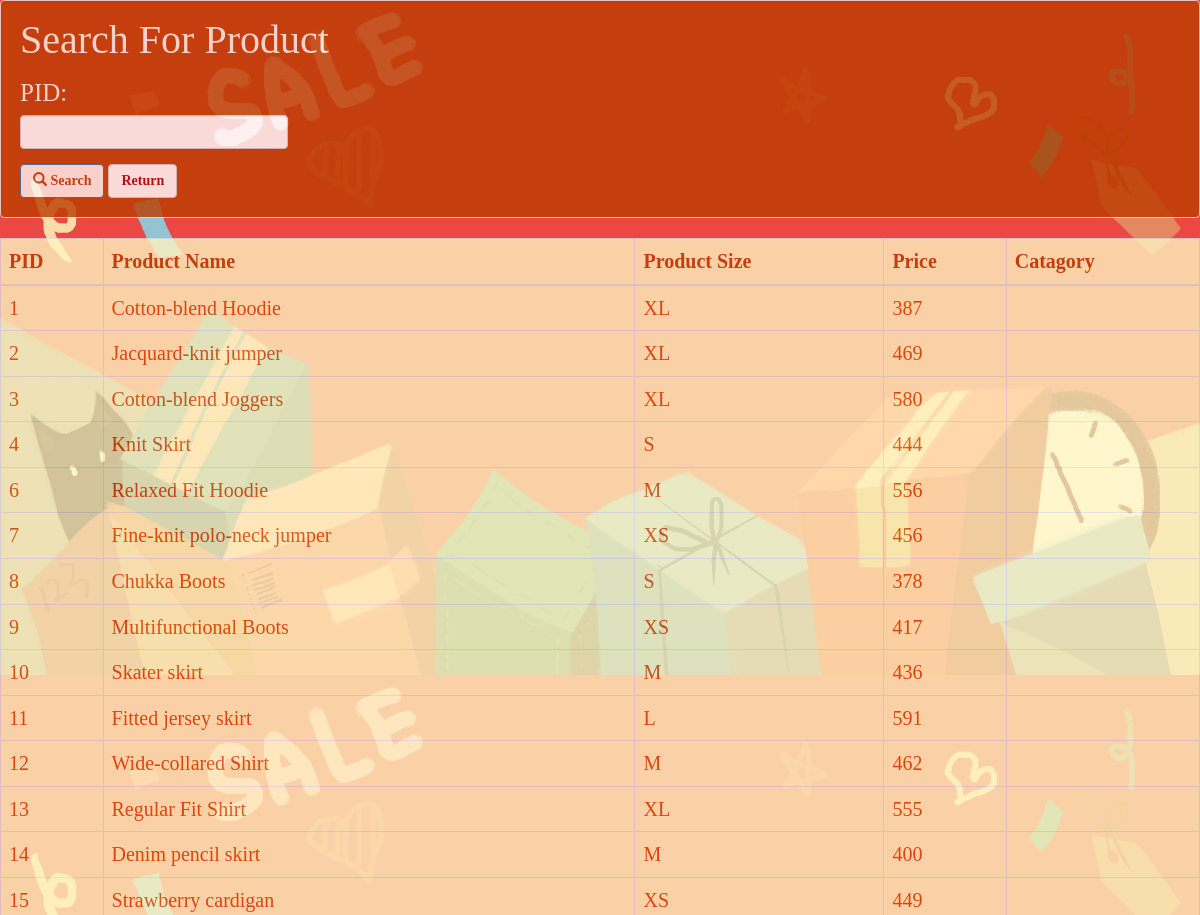
Before: /searchProduct/ (upper part) with the older database file.
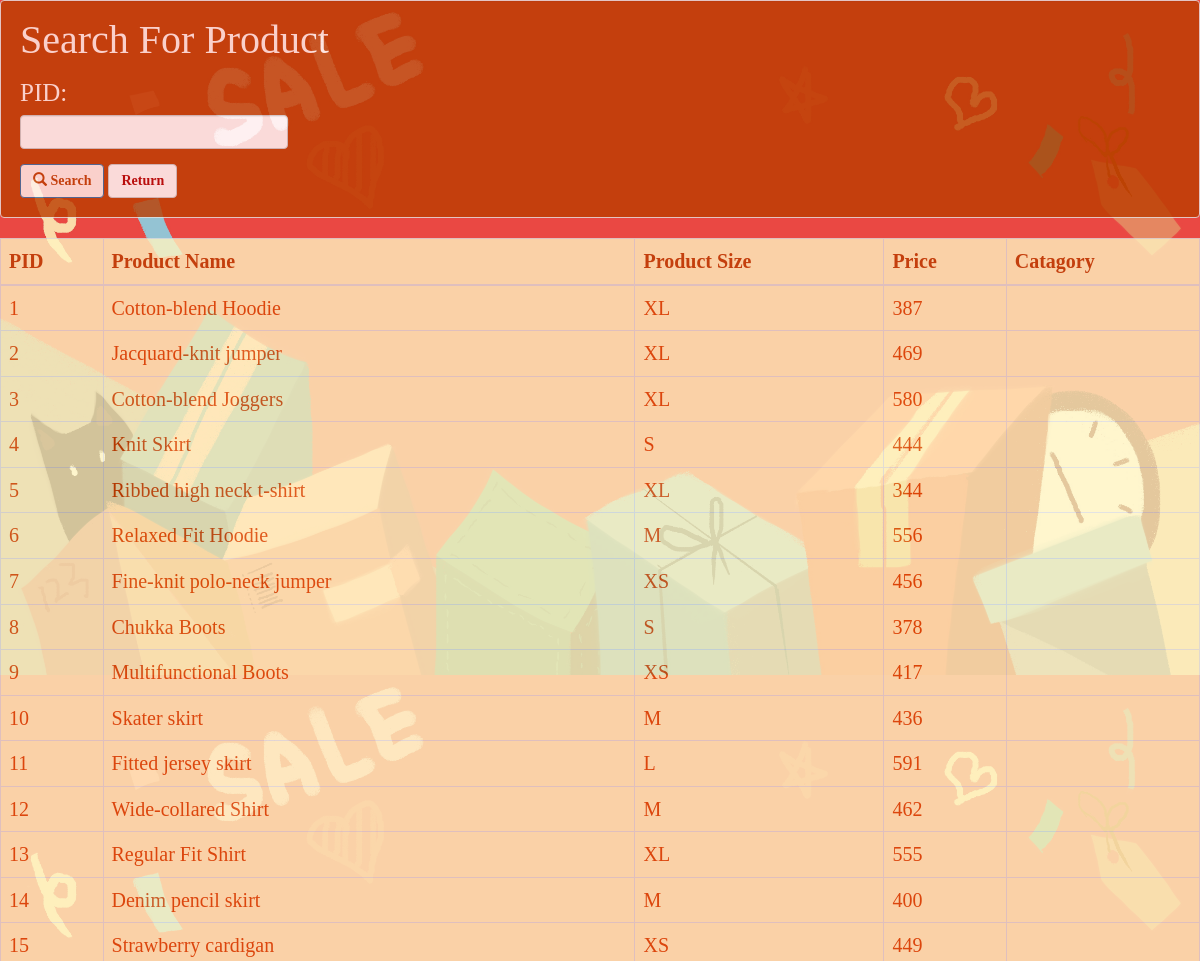
After: the same page with the newer database file.
### catalog/models.py (models this page shows, shortened)
class Product(models.Model):
    PRODUCT_SIZES = (
        ('XS', 'Extra Small'),
        ('S', 'Small'),
        ('M', 'Medium'),
        ('L', 'Large'),
        ('XL', 'Extra Large'),
    )
    PID = models.CharField(primary_key=True, max_length=10)
    PName = models.CharField(max_length=50)
    product_size = models.CharField(max_length=50, choices=PRODUCT_SIZES)
    price = models.IntegerField()
    category = models.CharField(max_length=100)

### catalog/views.py (the view)
# urls.py: url(r'^searchProduct/$', searchProduct),
def searchProduct(request):
    product = Product.objects.all()
    productFilter = ProductFilter(request.GET, queryset=product)
    return render(request, 'searchProduct.html', {'filter': productFilter})

### templates/searchProduct.html (shortened to what this page needs)
<!DOCTYPE html>
{% load static %}
<html lang="en">
<head>
    <link rel="stylesheet" href="https://maxcdn.bootstrapcdn.com/bootstrap/3.4.1/css/bootstrap.min.css">
    <link rel="stylesheet" href="{% static 'css/search.css' %}">
</head>
<body>
    {% load widget_tweaks %}
    {% block content %}
    <form method="get">
        <div class="well" style="background-color:#BB3D00;">
            <h4 style="margin-top: 0; margin-bottom: 20px; color:#FFF3EE; font-size:40px;">Search For Product</h4>
            <div class="row">
                <div class="form-group col-sm-4 col-md-3" style="color:#FFF3EE; font-size:25px;">
                    <div style="margin-bottom: 10px;">
                        {{ filter.form.PID.label_tag}}
                    </div>
                    {% render_field filter.form.PID class="form-control" %}
                </div>
            </div>
            <button type="submit" class="btn btn-primary" style="background-color:#FFF3EE;color:#BB3D00;font-weight:bold;">
                <span class="glyphicon glyphicon-search"></span> Search
            </button>
            <input type="button" class="btn btn-default" value="Return" style="color:#AE0000; font-weight: bold;" onclick="javascript:location.href='http://127.0.0.1:8000/employee'">
        </div>
    </form>
    <table class="table table-bordered" style="background-color:#FFF4C1;opacity = 0.8;font-size:20px;">
        <thead>
        <tr style="color:#BB3D00;font-weight:bold;">
            <th>PID</th>
            <th>Product Name</th>
            <th>Product Size</th>
            <th>Price</th>
            <th>Catagory</th>
        </tr>
        </thead>
        <tbody>
        {% for product in filter.qs %}
            <tr style="color:#D94600;">
                <td>{{ product.PID }}</td>
                <td>{{ product.PName }}</td>
                <td>{{ product.product_size }}</td>
                <td>{{ product.price }}</td>
                <td>{{ product.catagory }}</td>
            </tr>
        {% endfor %}
        </tbody>
    </table>
    {% endblock %}
</body>
</html>

Changed rows visible on the page:
added Product: PID "5", PName "Ribbed high neck t-shirt", product_size "XL", price "344"
